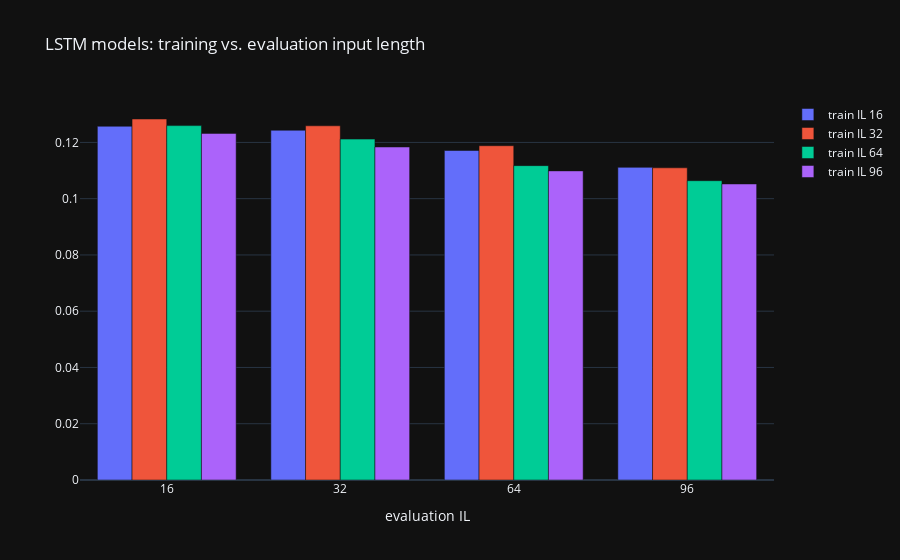

The cell this chart's notebook holds for it:
### Code cell
df_LSTM_IL = pl.read_csv(os.path.join("log", "selection", "df_LSTM_IL.csv"))

# cast to String to avoid plotly filling the x-axis with additional values
df_LSTM_IL = df_LSTM_IL.cast({"eval IL": pl.String})

fig = go.Figure()

for input_length in INPUT_LENGTHS:
    fig.add_trace(
        go.Bar(
            name=f"train IL {input_length}",
            x=df_LSTM_IL["eval IL"],
            y=df_LSTM_IL[f"train IL {input_length}"],
        )
    )

fig.update_layout(
    title="LSTM models: training vs. evaluation input length",
    xaxis_title="evaluation IL",
)

fig.show()

### Figure 1 — Plotly figure (JSON) as saved in the notebook; plotly's stock layout.template omitted (floating-point values rounded to 4 significant figures)
{"data": [{"name": "train IL 16", "type": "bar", "x": ["16", "32", "64", "96"], "y": [0.1257, 0.1243, 0.1171, 0.1111]}, {"name": "train IL 32", "type": "bar", "x": ["16", "32", "64", "96"], "y": [0.1283, 0.1259, 0.1188, 0.111]}, {"name": "train IL 64", "type": "bar", "x": ["16", "32", "64", "96"], "y": [0.126, 0.1212, 0.1117, 0.1064]}, {"name": "train IL 96", "type": "bar", "x": ["16", "32", "64", "96"], "y": [0.1232, 0.1184, 0.1099, 0.1052]}], "layout": {"title": {"text": "LSTM models: training vs. evaluation input length"}, "xaxis": {"title": {"text": "evaluation IL"}}}}
